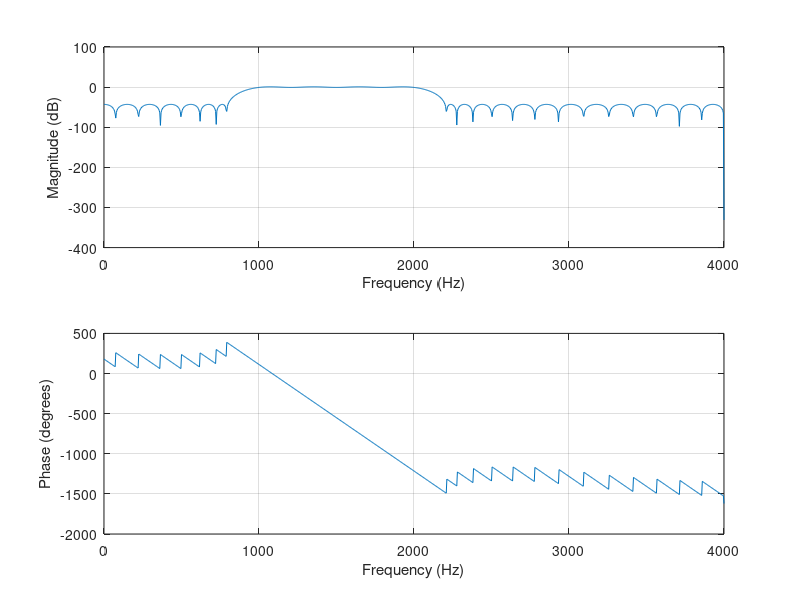

Recreate this plot in MATLAB.
% Bandpass filter design for Lab 3
% John Fritz
% ECET 439 - Advanced Digital Signal Processing
% Purdue University
clear all;
fs = 8000; % sampling frequency
f1 = 800; % lower stopband cutoff freq.
f2 = 1000; % lower passband cutoff freq.
f3 = 2000; % upper passband cutoff freq.
f4 = 2200; % upper stopband cutoff freq.
f = [0 f1/(fs/2) f2/(fs/2) f3/(fs/2) f4/(fs/2) 1]; % edge frequencies
mags = [0.0 0.0 1.0 1.0 0.0 0.0]; % ideal magnitudes
p_ripple_dB = 1; % passband ripple in dB
s_atten_dB = 40; % stopband attenuation in dB
p_s_ratio = (10^(p_ripple_dB/20)-1) / (10^(-s_atten_dB/20));
Wp = 1; % passband weight factor
Ws = p_s_ratio; % stopband weight factor
W = [Ws Wp Ws];

N = 60; % number of coefficients

B = firpm(N-1, f, mags, W); % execute the Remez algorithm
A = [1];
freqz(B, A, 1000, fs); % plot the frequency response
fid = fopen('W:\ECET439\Labs\Lab03\lab3_coefficients.h', 'wt');
fprintf(fid, '#define B_LEN %d\n\n', N);
fprintf(fid, 'DATA b[B_LEN] = {');
n = (2^8)-1; % Qm.n format
for i=1:N-1
 fprintf(fid, '%d, ', round(B(i)*n));
 if(mod(i,10)==0)
 fprintf(fid, ' \n');
 end
end
fprintf(fid, '%d};\n', round(B(N)*n));
fclose(fid);